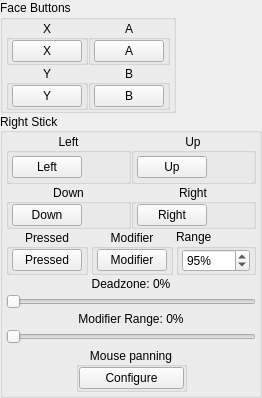
         <widget class="QWidget" name="bottomRight" native="true">
          <layout class="QVBoxLayout" name="bottomRightLayout">
           <property name="spacing">
            <number>0</number>
           </property>
           <property name="leftMargin">
            <number>0</number>
           </property>
           <property name="topMargin">
            <number>0</number>
           </property>
           <property name="rightMargin">
            <number>0</number>
           </property>
           <property name="bottomMargin">
            <number>0</number>
           </property>
           <item>
            <widget class="QGroupBox" name="faceButtons">
             <property name="sizePolicy">
              <sizepolicy hsizetype="Fixed" vsizetype="Fixed">
               <horstretch>0</horstretch>
               <verstretch>0</verstretch>
              </sizepolicy>
             </property>
             <property name="title">
              <string>Face Buttons</string>
             </property>
             <property name="flat">
              <bool>false</bool>
             </property>
             <property name="checkable">
              <bool>false</bool>
             </property>
             <layout class="QVBoxLayout" name="verticalLayout">
              <property name="spacing">
               <number>0</number>
              </property>
              <property name="leftMargin">
               <number>3</number>
              </property>
              <property name="topMargin">
               <number>0</number>
              </property>
              <property name="rightMargin">
               <number>3</number>
              </property>
              <property name="bottomMargin">
               <number>0</number>
              </property>
              <item>
               <widget class="QWidget" name="faceButtonsWidget" native="true">
                <layout class="QGridLayout" name="gridLayout_3">
                 <property name="leftMargin">
                  <number>0</number>
                 </property>
                 <property name="topMargin">
                  <number>0</number>
                 </property>
                 <property name="rightMargin">
                  <number>0</number>
                 </property>
                 <property name="bottomMargin">
                  <number>0</number>
                 </property>
                 <property name="spacing">
                  <number>0</number>
                 </property>
                 <item row="0" column="1">
                  <widget class="QGroupBox" name="buttonFaceButtonsXGroup">
                   <property name="title">
                    <string>X</string>
                   </property>
                   <property name="alignment">
                    <set>Qt::AlignmentFlag::AlignCenter</set>
                   </property>
                   <layout class="QVBoxLayout" name="buttonFaceButtonsXVerticalLayout">
                    <property name="spacing">
                     <number>0</number>
                    </property>
                    <property name="leftMargin">
                     <number>3</number>
                    </property>
                    <property name="topMargin">
                     <number>0</number>
                    </property>
                    <property name="rightMargin">
                     <number>3</number>
                    </property>
                    <property name="bottomMargin">
                     <number>0</number>
                    </property>
                    <item>
                     <widget class="QPushButton" name="buttonX">
                      <property name="minimumSize">
                       <size>
                        <width>70</width>
                        <height>0</height>
                       </size>
                      </property>
                      <property name="maximumSize">
                       <size>
                        <width>68</width>
                        <height>16777215</height>
                       </size>
                      </property>
                      <property name="styleSheet">
                       <string notr="true">min-width: 68px;</string>
                      </property>
                      <property name="text">
                       <string>X</string>
                      </property>
                     </widget>
                    </item>
                   </layout>
                  </widget>
                 </item>
                 <item row="2" column="2">
                  <widget class="QGroupBox" name="buttonFaceButtonsBWidget_2">
                   <property name="title">
                    <string>B</string>
                   </property>
                   <property name="alignment">
                    <set>Qt::AlignmentFlag::AlignCenter</set>
                   </property>
                   <layout class="QVBoxLayout" name="buttonFaceButtonsBVerticalLayout">
                    <property name="spacing">
                     <number>0</number>
                    </property>
                    <property name="leftMargin">
                     <number>3</number>
                    </property>
                    <property name="topMargin">
                     <number>0</number>
                    </property>
                    <property name="rightMargin">
                     <number>3</number>
                    </property>
                    <property name="bottomMargin">
                     <number>0</number>
                    </property>
                    <item>
                     <widget class="QPushButton" name="buttonB">
                      <property name="minimumSize">
                       <size>
                        <width>70</width>
                        <height>0</height>
                       </size>
                      </property>
                      <property name="maximumSize">
                       <size>
                        <width>68</width>
                        <height>16777215</height>
                       </size>
                      </property>
                      <property name="styleSheet">
                       <string notr="true">min-width: 68px;</string>
                      </property>
                      <property name="text">
                       <string>B</string>
                      </property>
                     </widget>
                    </item>
                   </layout>
                  </widget>
                 </item>
                 <item row="0" column="2">
                  <widget class="QGroupBox" name="buttonFaceButtonsAGroup">
                   <property name="title">
                    <string>A</string>
                   </property>
                   <property name="alignment">
                    <set>Qt::AlignmentFlag::AlignCenter</set>
                   </property>
                   <layout class="QVBoxLayout" name="buttonFaceButtonsAVerticalLayout">
                    <property name="spacing">
                     <number>0</number>
                    </property>
                    <property name="leftMargin">
                     <number>3</number>
                    </property>
                    <property name="topMargin">
                     <number>0</number>
                    </property>
                    <property name="rightMargin">
                     <number>3</number>
                    </property>
                    <property name="bottomMargin">
                     <number>0</number>
                    </property>
                    <item>
                     <widget class="QPushButton" name="buttonA">
                      <property name="minimumSize">
                       <size>
                        <width>70</width>
                        <height>0</height>
                       </size>
                      </property>
                      <property name="maximumSize">
                       <size>
                        <width>68</width>
                        <height>16777215</height>
                       </size>
                      </property>
                      <property name="styleSheet">
                       <string notr="true">min-width: 68px;</string>
                      </property>
                      <property name="text">
                       <string>A</string>
                      </property>
                     </widget>
                    </item>
                   </layout>
                  </widget>
                 </item>
                 <item row="2" column="1">
                  <widget class="QGroupBox" name="buttonFaceButtonsYGroup">
                   <property name="title">
                    <string>Y</string>
                   </property>
                   <property name="alignment">
                    <set>Qt::AlignmentFlag::AlignCenter</set>
                   </property>
                   <layout class="QVBoxLayout" name="buttonFaceButtonsYVerticalLayout">
                    <property name="spacing">
                     <number>0</number>
                    </property>
                    <property name="leftMargin">
                     <number>3</number>
                    </property>
                    <property name="topMargin">
                     <number>0</number>
                    </property>
                    <property name="rightMargin">
                     <number>3</number>
                    </property>
                    <property name="bottomMargin">
                     <number>0</number>
                    </property>
                    <item>
                     <widget class="QPushButton" name="buttonY">
                      <property name="minimumSize">
                       <size>
                        <width>70</width>
                        <height>0</height>
                       </size>
                      </property>
                      <property name="maximumSize">
                       <size>
                        <width>68</width>
                        <height>16777215</height>
                       </size>
                      </property>
                      <property name="styleSheet">
                       <string notr="true">min-width: 68px;</string>
                      </property>
                      <property name="text">
                       <string>Y</string>
                      </property>
                     </widget>
                    </item>
                   </layout>
                  </widget>
                 </item>
                </layout>
               </widget>
              </item>
             </layout>
            </widget>
           </item>
           <item>
            <widget class="QGroupBox" name="RStick">
             <property name="sizePolicy">
              <sizepolicy hsizetype="Fixed" vsizetype="Fixed">
               <horstretch>0</horstretch>
               <verstretch>0</verstretch>
              </sizepolicy>
             </property>
             <property name="title">
              <string>Right Stick</string>
             </property>
             <property name="alignment">
              <set>Qt::AlignmentFlag::AlignLeading|Qt::AlignmentFlag::AlignLeft|Qt::AlignmentFlag::AlignVCenter</set>
             </property>
             <property name="flat">
              <bool>false</bool>
             </property>
             <property name="checkable">
              <bool>false</bool>
             </property>
             <layout class="QVBoxLayout" name="verticalLayout_2">
              <property name="spacing">
               <number>0</number>
              </property>
              <property name="leftMargin">
               <number>3</number>
              </property>
              <property name="topMargin">
               <number>0</number>
              </property>
              <property name="rightMargin">
               <number>3</number>
              </property>
              <property name="bottomMargin">
               <number>0</number>
              </property>
              <item>
               <widget class="QWidget" name="RStickDirectionsWidget" native="true">
                <layout class="QGridLayout" name="gridLayout_4">
                 <property name="leftMargin">
                  <number>0</number>
                 </property>
                 <property name="topMargin">
                  <number>0</number>
                 </property>
                 <property name="rightMargin">
                  <number>0</number>
                 </property>
                 <property name="bottomMargin">
                  <number>0</number>
                 </property>
                 <property name="spacing">
                  <number>0</number>
                 </property>
                 <item row="1" column="1">
                  <widget class="QGroupBox" name="buttonRStickRightGroup">
                   <property name="title">
                    <string>Right</string>
                   </property>
                   <property name="alignment">
                    <set>Qt::AlignmentFlag::AlignCenter</set>
                   </property>
                   <layout class="QVBoxLayout" name="buttonRStickRightVerticalLayout">
                    <property name="spacing">
                     <number>0</number>
                    </property>
                    <property name="leftMargin">
                     <number>3</number>
                    </property>
                    <property name="topMargin">
                     <number>0</number>
                    </property>
                    <property name="rightMargin">
                     <number>3</number>
                    </property>
                    <property name="bottomMargin">
                     <number>0</number>
                    </property>
                    <item>
                     <widget class="QPushButton" name="buttonRStickRight">
                      <property name="minimumSize">
                       <size>
                        <width>70</width>
                        <height>0</height>
                       </size>
                      </property>
                      <property name="maximumSize">
                       <size>
                        <width>68</width>
                        <height>16777215</height>
                       </size>
                      </property>
                      <property name="styleSheet">
                       <string notr="true">min-width: 68px;</string>
                      </property>
                      <property name="text">
                       <string>Right</string>
                      </property>
                     </widget>
                    </item>
                   </layout>
                  </widget>
                 </item>
                 <item row="1" column="0">
                  <widget class="QGroupBox" name="buttonRStickDownGroup">
                   <property name="title">
                    <string>Down</string>
                   </property>
                   <property name="alignment">
                    <set>Qt::AlignmentFlag::AlignCenter</set>
                   </property>
                   <layout class="QVBoxLayout" name="buttonRStickDownVerticalLayout">
                    <property name="spacing">
                     <number>0</number>
                    </property>
                    <property name="leftMargin">
                     <number>3</number>
                    </property>
                    <property name="topMargin">
                     <number>0</number>
                    </property>
                    <property name="rightMargin">
                     <number>3</number>
                    </property>
                    <property name="bottomMargin">
                     <number>0</number>
                    </property>
                    <item>
                     <widget class="QPushButton" name="buttonRStickDown">
                      <property name="minimumSize">
                       <size>
                        <width>70</width>
                        <height>0</height>
                       </size>
                      </property>
                      <property name="maximumSize">
                       <size>
                        <width>68</width>
                        <height>16777215</height>
                       </size>
                      </property>
                      <property name="styleSheet">
                       <string notr="true">min-width: 68px;</string>
                      </property>
                      <property name="text">
                       <string>Down</string>
                      </property>
                     </widget>
                    </item>
                   </layout>
                  </widget>
                 </item>
                 <item row="0" column="0">
                  <widget class="QGroupBox" name="buttonRStickLeftGroup">
                   <property name="title">
                    <string>Left</string>
                   </property>
                   <property name="alignment">
                    <set>Qt::AlignmentFlag::AlignCenter</set>
                   </property>
                   <layout class="QVBoxLayout" name="buttonRStickLeftVerticalLayout">
                    <property name="spacing">
                     <number>0</number>
                    </property>
                    <property name="leftMargin">
                     <number>3</number>
                    </property>
                    <property name="topMargin">
                     <number>0</number>
                    </property>
                    <property name="rightMargin">
                     <number>3</number>
                    </property>
                    <property name="bottomMargin">
                     <number>0</number>
                    </property>
                    <item>
                     <widget class="QPushButton" name="buttonRStickLeft">
                      <property name="minimumSize">
                       <size>
                        <width>70</width>
                        <height>0</height>
                       </size>
                      </property>
                      <property name="maximumSize">
                       <size>
                        <width>68</width>
                        <height>16777215</height>
                       </size>
                      </property>
                      <property name="styleSheet">
                       <string notr="true">min-width: 68px;</string>
                      </property>
                      <property name="text">
                       <string>Left</string>
                      </property>
                     </widget>
                    </item>
                   </layout>
                  </widget>
                 </item>
                 <item row="0" column="1">
                  <widget class="QGroupBox" name="buttonRStickUpGroup">
                   <property name="title">
                    <string>Up</string>
                   </property>
                   <property name="alignment">
                    <set>Qt::AlignmentFlag::AlignCenter</set>
                   </property>
                   <layout class="QVBoxLayout" name="buttonRStickUpVerticalLayout">
                    <property name="spacing">
                     <number>3</number>
                    </property>
                    <property name="leftMargin">
                     <number>3</number>
                    </property>
                    <property name="topMargin">
                     <number>3</number>
                    </property>
                    <property name="rightMargin">
                     <number>3</number>
                    </property>
                    <property name="bottomMargin">
                     <number>3</number>
                    </property>
                    <item>
                     <widget class="QPushButton" name="buttonRStickUp">
                      <property name="minimumSize">
                       <size>
                        <width>70</width>
                        <height>0</height>
                       </size>
                      </property>
                      <property name="maximumSize">
                       <size>
                        <width>68</width>
                        <height>16777215</height>
                       </size>
                      </property>
                      <property name="styleSheet">
                       <string notr="true">min-width: 68px;</string>
                      </property>
                      <property name="text">
                       <string>Up</string>
                      </property>
                     </widget>
                    </item>
                   </layout>
                  </widget>
                 </item>
                </layout>
               </widget>
              </item>
              <item>
               <widget class="QWidget" name="buttonRStickDownWidget" native="true">
                <layout class="QHBoxLayout" name="horizontalLayout_11">
                 <property name="spacing">
                  <number>0</number>
                 </property>
                 <property name="leftMargin">
                  <number>0</number>
                 </property>
                 <property name="topMargin">
                  <number>0</number>
                 </property>
                 <property name="rightMargin">
                  <number>0</number>
                 </property>
                 <property name="bottomMargin">
                  <number>0</number>
                 </property>
                </layout>
               </widget>
              </item>
              <item>
               <layout class="QHBoxLayout" name="buttonRStickPressedModifierHorizontalLayout">
                <property name="spacing">
                 <number>3</number>
                </property>
                <item alignment="Qt::AlignmentFlag::AlignHCenter">
                 <widget class="QGroupBox" name="groupRStickPressed">
                  <property name="title">
                   <string>Pressed</string>
                  </property>
                  <property name="alignment">
                   <set>Qt::AlignmentFlag::AlignCenter</set>
                  </property>
                  <layout class="QVBoxLayout" name="buttonRStickPressedVerticalLayout">
                   <property name="spacing">
                    <number>0</number>
                   </property>
                   <property name="leftMargin">
                    <number>3</number>
                   </property>
                   <property name="topMargin">
                    <number>0</number>
                   </property>
                   <property name="rightMargin">
                    <number>3</number>
                   </property>
                   <property name="bottomMargin">
                    <number>0</number>
                   </property>
                   <item>
                    <widget class="QPushButton" name="buttonRStick">
                     <property name="minimumSize">
                      <size>
                       <width>70</width>
                       <height>0</height>
                      </size>
                     </property>
                     <property name="maximumSize">
                      <size>
                       <width>68</width>
                       <height>16777215</height>
                      </size>
                     </property>
                     <property name="styleSheet">
                      <string notr="true">min-width: 68px;</string>
                     </property>
                     <property name="text">
                      <string>Pressed</string>
                     </property>
                    </widget>
                   </item>
                  </layout>
                 </widget>
                </item>
                <item alignment="Qt::AlignmentFlag::AlignHCenter">
                 <widget class="QGroupBox" name="buttonRStickModGroup">
                  <property name="title">
                   <string>Modifier</string>
                  </property>
                  <property name="alignment">
                   <set>Qt::AlignmentFlag::AlignCenter</set>
                  </property>
                  <layout class="QVBoxLayout" name="buttonRStickModVerticalLayout">
                   <property name="spacing">
                    <number>0</number>
                   </property>
                   <property name="leftMargin">
                    <number>3</number>
                   </property>
                   <property name="topMargin">
                    <number>0</number>
                   </property>
                   <property name="rightMargin">
                    <number>3</number>
                   </property>
                   <property name="bottomMargin">
                    <number>0</number>
                   </property>
                   <item>
                    <widget class="QPushButton" name="buttonRStickMod">
                     <property name="minimumSize">
                      <size>
                       <width>70</width>
                       <height>0</height>
                      </size>
                     </property>
                     <property name="maximumSize">
                      <size>
                       <width>68</width>
                       <height>16777215</height>
                      </size>
                     </property>
                     <property name="styleSheet">
                      <string notr="true">min-width: 68px;</string>
                     </property>
                     <property name="text">
                      <string>Modifier</string>
                     </property>
                    </widget>
                   </item>
                  </layout>
                 </widget>
                </item>
                <item>
                 <widget class="QGroupBox" name="buttonRStickRangeGroup">
                  <property name="title">
                   <string>Range</string>
                  </property>
                  <layout class="QHBoxLayout" name="buttonRStickRangeGroupHorizontalLayout">
                   <property name="spacing">
                    <number>0</number>
                   </property>
                   <property name="leftMargin">
                    <number>3</number>
                   </property>
                   <property name="topMargin">
                    <number>0</number>
                   </property>
                   <property name="rightMargin">
                    <number>3</number>
                   </property>
                   <property name="bottomMargin">
                    <number>0</number>
                   </property>
                   <item>
                    <widget class="QSpinBox" name="spinboxRStickRange">
                     <property name="toolTip">
                      <string>Range of the right stick. Lower values reduce how far the stick reports.</string>
                     </property>
                     <property name="minimumSize">
                      <size>
                       <width>68</width>
                       <height>21</height>
                      </size>
                     </property>
                     <property name="maximumSize">
                      <size>
                       <width>68</width>
                       <height>16777215</height>
                      </size>
                     </property>
                     <property name="suffix">
                      <string>%</string>
                     </property>
                     <property name="minimum">
                      <number>25</number>
                     </property>
                     <property name="maximum">
                      <number>150</number>
                     </property>
                     <property name="value">
                      <number>95</number>
                     </property>
                    </widget>
                   </item>
                  </layout>
                 </widget>
                </item>
               </layout>
              </item>
              <item>
               <layout class="QVBoxLayout" name="sliderRStickDeadzoneModifierRangeVerticalLayout">
                <property name="spacing">
                 <number>3</number>
                </property>
                <property name="leftMargin">
                 <number>0</number>
                </property>
                <property name="topMargin">
                 <number>2</number>
                </property>
                <property name="rightMargin">
                 <number>0</number>
                </property>
                <property name="bottomMargin">
                 <number>3</number>
                </property>
                <item>
                 <layout class="QHBoxLayout" name="sliderRStickDeadzoneHorizontalLayout">
                  <item>
                   <widget class="QLabel" name="labelRStickDeadzone">
                    <property name="text">
                     <string>Deadzone: 0%</string>
                    </property>
                    <property name="alignment">
                     <set>Qt::AlignmentFlag::AlignHCenter</set>
                    </property>
                   </widget>
                  </item>
                 </layout>
                </item>
                <item>
                 <widget class="QSlider" name="sliderRStickDeadzone">
                  <property name="toolTip">
                   <string>Deadzone of the right stick. Movements smaller than this value are ignored.</string>
                  </property>
                  <property name="maximum">
                   <number>100</number>
                  </property>
                  <property name="orientation">
                   <enum>Qt::Orientation::Horizontal</enum>
                  </property>
                 </widget>
                </item>
                <item>
                 <layout class="QHBoxLayout" name="sliderRStickModifierRangeHorizontalLayout">
                  <item>
                   <widget class="QLabel" name="labelRStickModifierRange">
                    <property name="text">
                     <string>Modifier Range: 0%</string>
                    </property>
                    <property name="alignment">
                     <set>Qt::AlignmentFlag::AlignHCenter</set>
                    </property>
                   </widget>
                  </item>
                 </layout>
                </item>
                <item>
                 <widget class="QSlider" name="sliderRStickModifierRange">
                  <property name="toolTip">
                   <string>Range of the right stick while the modifier button is held.</string>
                  </property>
                  <property name="maximum">
                   <number>100</number>
                  </property>
                  <property name="orientation">
                   <enum>Qt::Orientation::Horizontal</enum>
                  </property>
                 </widget>
                </item>
               </layout>
              </item>
              <item>
               <widget class="QWidget" name="mousePanningWidget" native="true">
                <layout class="QHBoxLayout" name="mousePanningHorizontalLayout">
                 <property name="spacing">
                  <number>0</number>
                 </property>
                 <property name="leftMargin">
                  <number>0</number>
                 </property>
                 <property name="topMargin">
                  <number>0</number>
                 </property>
                 <property name="rightMargin">
                  <number>0</number>
                 </property>
                 <property name="bottomMargin">
                  <number>3</number>
                 </property>
                 <item>
                  <spacer name="mousePanningHorizontalSpacerLeft">
                   <property name="orientation">
                    <enum>Qt::Orientation::Horizontal</enum>
                   </property>
                   <property name="sizeHint" stdset="0">
                    <size>
                     <width>20</width>
                     <height>20</height>
                    </size>
                   </property>
                  </spacer>
                 </item>
                 <item>
                  <widget class="QGroupBox" name="mousePanningGroup">
                   <property name="title">
                    <string>Mouse panning</string>
                   </property>
                   <property name="alignment">
                    <set>Qt::AlignmentFlag::AlignCenter</set>
                   </property>
                   <layout class="QVBoxLayout" name="mousePanningVerticalLayout">
                    <property name="spacing">
                     <number>0</number>
                    </property>
                    <property name="leftMargin">
                     <number>0</number>
                    </property>
                    <property name="topMargin">
                     <number>0</number>
                    </property>
                    <property name="rightMargin">
                     <number>0</number>
                    </property>
                    <property name="bottomMargin">
                     <number>0</number>
                    </property>
                    <item>
                     <widget class="QPushButton" name="mousePanningButton">
                      <property name="text">
                       <string>Configure</string>
                      </property>
                     </widget>
                    </item>
                   </layout>
                  </widget>
                 </item>
                 <item>
                  <spacer name="mousePanningHorizontalSpacerRight">
                   <property name="orientation">
                    <enum>Qt::Orientation::Horizontal</enum>
                   </property>
                   <property name="sizeHint" stdset="0">
                    <size>
                     <width>20</width>
                     <height>20</height>
                    </size>
                   </property>
                  </spacer>
                 </item>
                </layout>
               </widget>
              </item>
             </layout>
            </widget>
           </item>
           <item>
            <spacer name="verticalSpacerBottomRight_2">
             <property name="orientation">
              <enum>Qt::Orientation::Vertical</enum>
             </property>
             <property name="sizeHint" stdset="0">
              <size>
               <width>20</width>
               <height>0</height>
              </size>
             </property>
            </spacer>
           </item>
          </layout>
         </widget>
